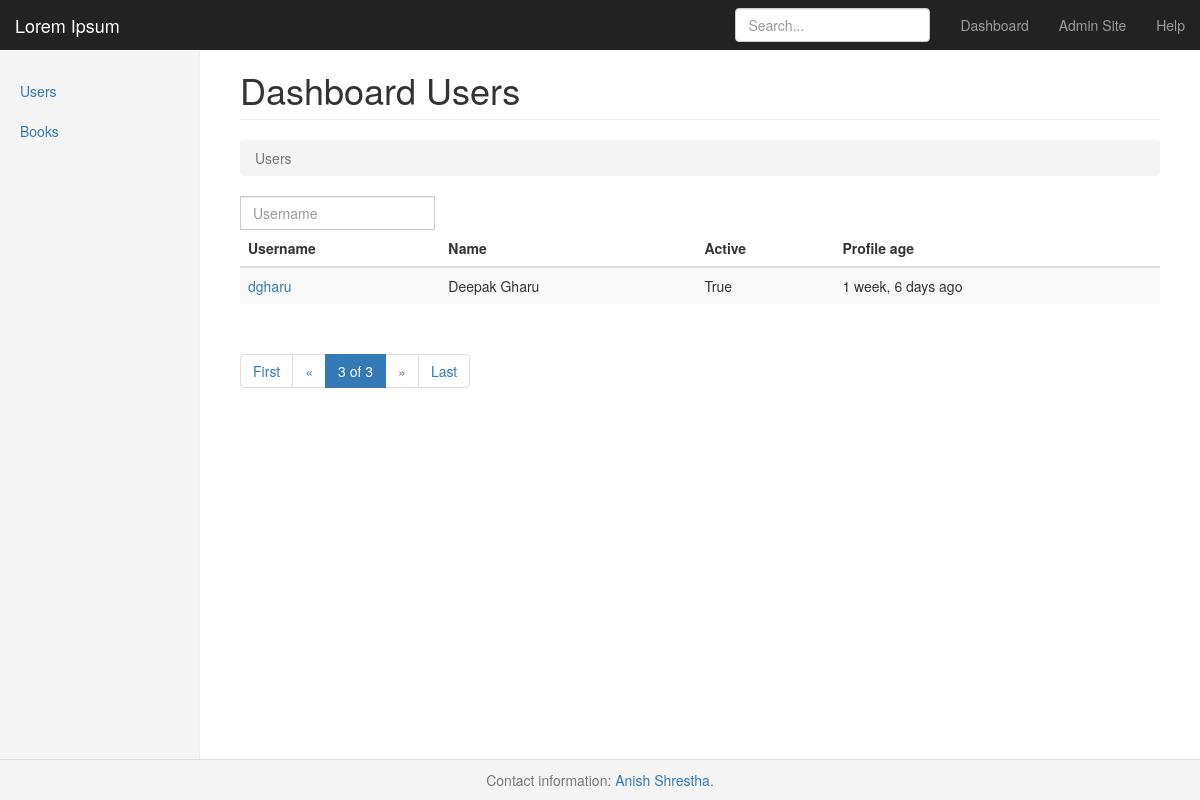
Before: /?&page=3 with the older database file.
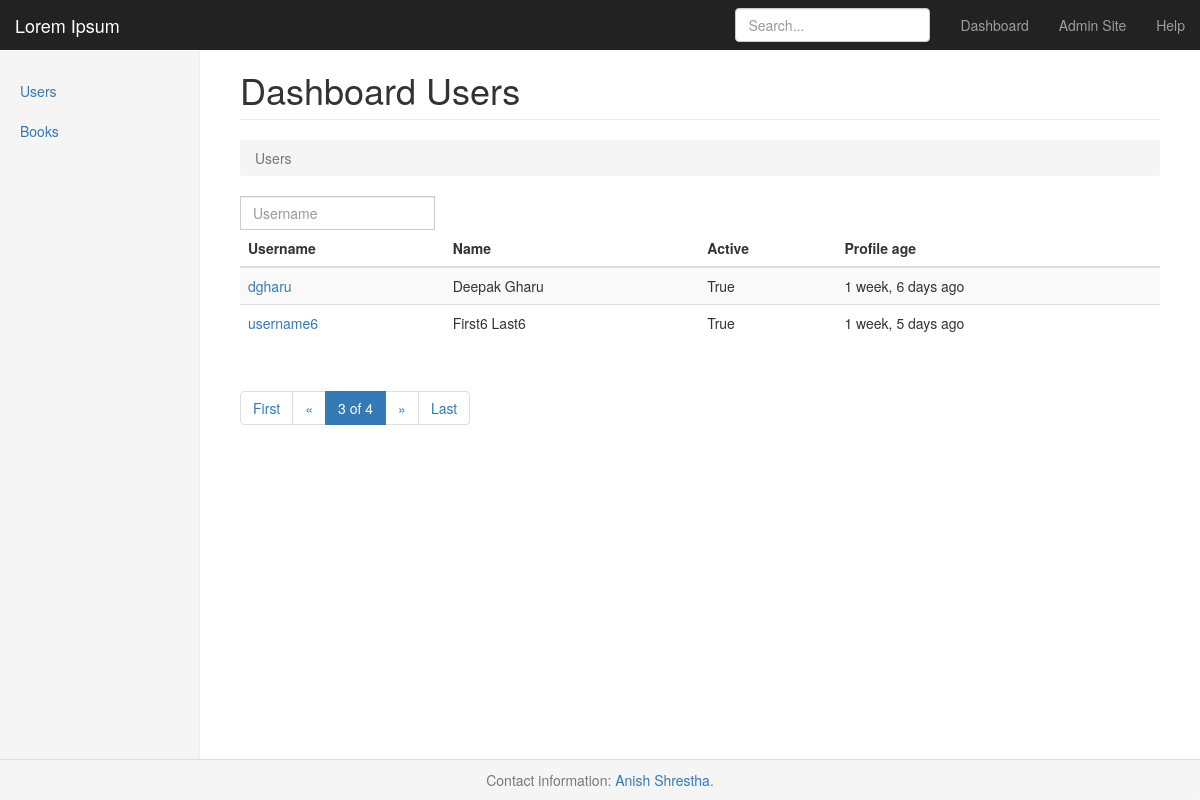
After: the same page with the newer database file.
### users/models.py (models this page shows, shortened)
class AayuUser(AbstractUser):
    image = models.ImageField(
        _("Image"),
        upload_to=get_image_path,
        blank=True,
        null=True
    )
    def get_absolute_url(self):
        return reverse("users:detail", kwargs=dict(pk=self.pk))
    class Meta:
        swappable = "AUTH_USER_MODEL"

### users/views.py (the view)
# urls.py: path('', UsersListView.as_view(), name='list'),
class UsersListView(ListView):
    template_name = "user_list.html"
    queryset = User.objects.all().order_by('id')
    paginate_by = 2
    def get_queryset(self):
        return UserFilter(
            data=self.request.GET,
            queryset=super(UsersListView, self).get_queryset()
        ).qs
    def get_context_data(self, *args, **kwargs):
        context = super(UsersListView, self).get_context_data(*args, **kwargs)
        context['filter'] = UserFilter(data=self.request.GET)
        context['ordering_a'] = self.request.GET.get('ordering_a')
        if 'page' in self.request.GET:
            request_clone = copy(self.request)
            request_clone.GET._mutable = True
            if len(request_clone.GET.getlist('page')) >= 1:
                del request_clone.GET['page']
            request_clone.GET._mutable = False
            context['request'] = request_clone
        return context

### users/templates/user_list.html (shortened to what this page needs)
{% extends 'base.html' %}
{% block header %}
    {{ block.super }} Users
{% endblock %}
{% block breadcrumb %}
    <li class="active">Users</li>
{% endblock %}
{% block content %}
    <div class="input-group mb-3">
        <input type="text" class="form-control" id="username_filter" placeholder="Username" aria-label="Username">
    </div>
    {% if object_list %}
        <div class="table-responsive">
            <table class="table table-striped">
              <thead>
                <tr>
                  <th><span class="ordering" onclick="orderChange('a')">Username</span></th>
                  <th><span class="ordering" onclick="">Name</span></th>
                  <th><span class="ordering" onclick="">Active</span></th>
                  <th><span class="ordering" onclick="orderChange('b')">Profile age</span></th>
                </tr>
              </thead>
              <tbody>
              {% for obj in object_list %}
                <tr>
                  <td><a href={{ obj.get_absolute_url }}>{{ obj.username }}</a><br></td>
                  <td>{{ obj.get_full_name | title }}<br></td>
                  <td>{{ obj.is_active }}<br></td>
                  <td>{{ obj.date_joined | timesince }} ago<br></td>
                </tr>
              {% endfor %}
              </tbody>
            </table>
          </div>
    {% else %}
        <p><strong>Wow, such empty.</strong></p>
    {% endif %}
{% endblock %}

Changed rows visible on the page:
added AayuUser: username "username6", get_full_name "First6 Last6", is_active "True", date_joined "1 week, 5 days"
Other visible differences:
{{ paginator.num_pages }}: "3" → "4"
